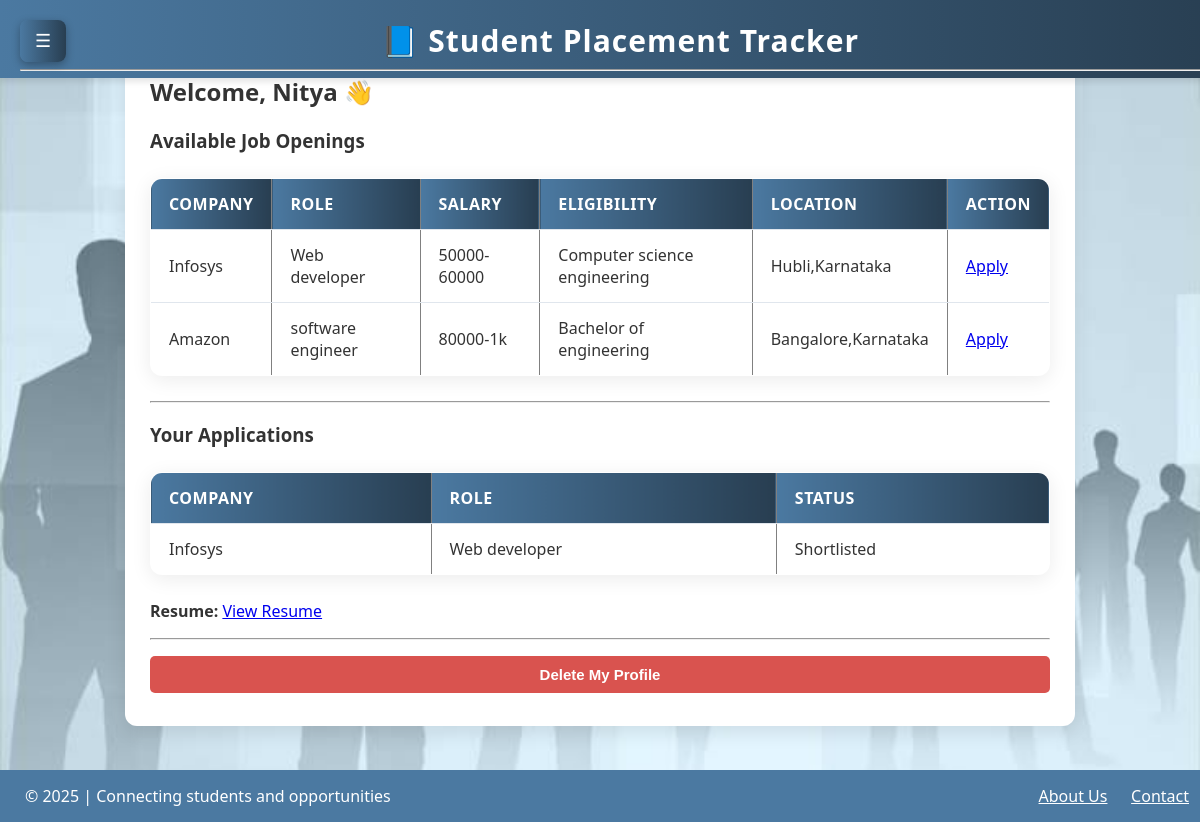
The page /student_dashboard (signed in) on the database as committed earlier.
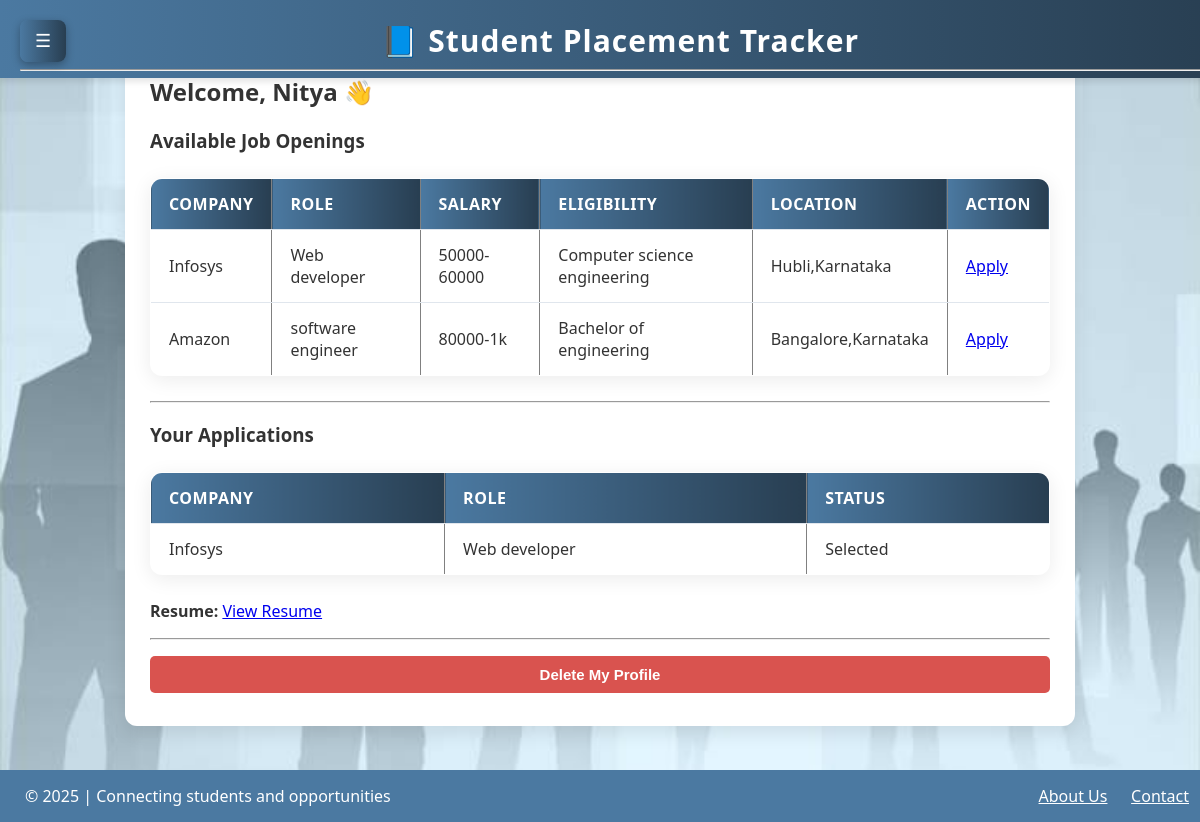
The same page on the database as committed later.
### app.py (models this page shows)
class User(db.Model):
    id = db.Column(db.Integer, primary_key=True)
    username = db.Column(db.String(100), unique=True, nullable=False)
    email = db.Column(db.String(100), unique=True, nullable=False)
    password = db.Column(db.String(200), nullable=False)
    role = db.Column(db.String(20), nullable=False, default='student')
    student = db.relationship('Student', backref='user', uselist=False)

class Job(db.Model):
    id = db.Column(db.Integer, primary_key=True)
    company_name = db.Column(db.String(100), nullable=False)
    role = db.Column(db.String(100), nullable=False)
    salary = db.Column(db.String(50))
    eligibility = db.Column(db.String(200))
    location = db.Column(db.String(100))
    applications = db.relationship('Application', backref='job')

class Application(db.Model):
    id = db.Column(db.Integer, primary_key=True)
    student_id = db.Column(db.Integer, db.ForeignKey('student.id'), nullable=False)
    job_id = db.Column(db.Integer, db.ForeignKey('job.id'), nullable=False)
    status = db.Column(db.String(50), default="Applied")

### app.py (the view)
@app.route('/student_dashboard')
def student_dashboard():
    if session.get('role') != 'student' or 'user_id' not in session:
        flash("Access denied! Students only.", "danger")
        return redirect(url_for('login'))
    user_id = session['user_id']
    student = Student.query.filter_by(user_id=user_id).first()
    if not student:
        flash("Student record not found. Please register or login.", "danger")
        return redirect(url_for('login'))
    jobs = Job.query.all()
    applications = Application.query.filter_by(student_id=student.id).all()
    return render_template('student_dashboard.html', student=student, jobs=jobs, applications=applications)

### templates/student_dashboard.html
{% extends "base.html" %}
{% block content %}
<h2>Welcome, {{ student.user.username }} 👋</h2>
<h3>Available Job Openings</h3>
{% if jobs %}
<table border="1" cellpadding="8">
    <tr>
        <th>Company</th>
        <th>Role</th>
        <th>Salary</th>
        <th>Eligibility</th>
        <th>Location</th>
        <th>Action</th>
    </tr>
    {% for job in jobs %}
    <tr>
        <td>{{ job.company_name }}</td>
        <td>{{ job.role }}</td>
        <td>{{ job.salary }}</td>
        <td>{{ job.eligibility }}</td>
        <td>{{ job.location }}</td>
        <td>
            <a href="{{ url_for('apply_job', job_id=job.id) }}">Apply</a>
        </td>
    </tr>
    {% endfor %}
</table>
{% else %}
<p>No jobs posted yet.</p>
{% endif %}
<hr>
<h3>Your Applications</h3>
{% if applications %}
<table border="1" cellpadding="8">
    <tr>
        <th>Company</th>
        <th>Role</th>
        <th>Status</th>
    </tr>
    {% for app in applications %}
    <tr>
        <td>{{ app.job.company_name }}</td>
        <td>{{ app.job.role }}</td>
        <td>{{ app.status }}</td>
    </tr>
    {% endfor %}
</table>
<p>
    <strong>Resume:</strong>
    {% if student.resume_path %}
        <a href="{{ url_for('static', filename='resumes/' + student.resume_path) }}" target="_blank">View Resume</a>
    {% else %}
        No resume uploaded.
    {% endif %}
</p>
{% else %}
<p>You haven’t applied to any jobs yet.</p>
{% endif %}
<hr>
<form action="{{ url_for('delete_account') }}" method="POST"
      onsubmit="return confirm('Are you sure you want to delete your profile? This action cannot be undone.')">
    <button type="submit"
            style="background-color: #d9534f; color: white; padding: 10px 20px; border: none; border-radius: 5px; cursor: pointer;">
        Delete My Profile
    </button>
</form>
{% endblock %}

### templates/base.html (shortened to what this page needs)
<!DOCTYPE html>
<html lang="en">
<head>
  <link rel="stylesheet" href="{{ url_for('static', filename='css/style.css') }}">
</head>
<body>
  <button class="toggle-btn" onclick="toggleSidebar()">☰</button>
  <header>
    <h1>📘 Student Placement Tracker</h1>
    <hr>
  </header>
  <main class="main-content">
    {% block content %}{% endblock %}
  </main>
  <br> <br><br>
  <footer>
    <div class="footer-left">
      <span>© 2025 | Connecting students and opportunities</span>
    </div>
    <div class="footer-right">
      <a href="{{ url_for('about') }}">About Us</a>
      <a href="{{ url_for('contact') }}">Contact</a>
    </div>
  </footer>
</body>
</html>

### static/css/style.css (style rules this page uses)
body { font-family: 'Segoe UI', Tahoma, Geneva, Verdana, sans-serif; margin: 0; padding: 0; background: linear-gradient(to right, #f0f4f8, #d9e2ec); color: #333; background-image: url(image.jpg); background-position: center; background-size:cover; }
header { background: linear-gradient(90deg, #4b79a1, #283e51); color: #fff; padding: 20px; text-align: center; box-shadow: 0 4px 6px rgba(0,0,0,0.1); height: 50px; }
header h1 { margin: 0; font-size: 30px; letter-spacing: 1px; }
main { padding: 30px; max-width: 900px; margin: 30px auto; background-color: #fff; box-shadow: 0px 8px 20px rgba(0,0,0,0.08); border-radius: 12px; transition: transform 0.2s ease; }
form input, form select, form button { padding: 12px; width: 100%; margin-top: 6px; border-radius: 8px; border: 1px solid #bbb; box-sizing: border-box; font-size: 15px; }
form button { background: #4b79a1; color: #fff; font-weight: 700; cursor: pointer; margin-top: 20px; transition: all 0.3s ease; }
form input, form textarea, form button { width: 100%; padding: 10px; margin: 8px 0; border: 1px solid #ccc; border-radius: 5px; }
form button { background: #27ae60; color: white; border: none; cursor: pointer; }
footer { display: flex; justify-content: space-between; align-items: center; padding: 10px 25px; background-color: #4b79a1; color: #fff; margin-top: 205px; }
.footer-right a { margin-top: 5px; margin-left: 20px; color: #fff; text-decoration: underline; font-size: medium; }
.footer-left { align-items: center; font-size: medium; }
table { width: 100%; border-collapse: collapse; margin: 25px 0; font-size: 16px; text-align: left; background: #ffffff; border-radius: 12px; overflow: hidden; box-shadow: 0 4px 20px rgba(0, 0, 0, 0.08); }
th, td { padding: 14px 18px; border-bottom: 1px solid #e0e6ed; }
th { background: linear-gradient(90deg, #4b79a1, #283e51); color: #fff; font-weight: 600; text-transform: uppercase; letter-spacing: 0.5px; }
td { color: #333; }
table tr:last-child td { border-bottom: none; }

### templates/base.html (style rules this page uses)
.toggle-btn { position: fixed; top: 20px; left: 20px; background: linear-gradient(90deg, #4b79a1, #283e51); color: #fff; border: none; padding: 10px 15px; cursor: pointer; font-size: 18px; border-radius: 8px; z-index: 1100; box-shadow: 0 3px 8px rgba(0, 0, 0, 0.3); transition: all 0.3s ease; }
body { display: flex; flex-direction: column; align-items: center; justify-content: flex-start; min-height: 100vh; overflow-x: hidden; margin: 0; }
header { position: fixed; top: 0; left: 0; width: 100vw; height: 38px; max-width: none; z-index: 100; }
footer { position: fixed; bottom: 0; left: 0; width: 100vw; max-width: none; z-index: 100; }
main { background: #fff; border-radius: 12px; box-shadow: 0 6px 20px rgba(0, 0, 0, 0.1); margin-top: 30px; margin-bottom: 30px; padding: 25px; width: 90%; max-width: 900px; text-align: left; z-index: 1; }
footer { width: 97%; background-color: #4b79a1; color: #fff; padding: 15px 25px; display: flex; justify-content: space-between; align-items: center; font-size: 14px; }
.footer-right a { color: #fff; margin-left: 20px; text-decoration: underline; }

Rows that differ between the two databases and show on the page:
changed Application "Infosys": status "Shortlisted" → "Selected"
